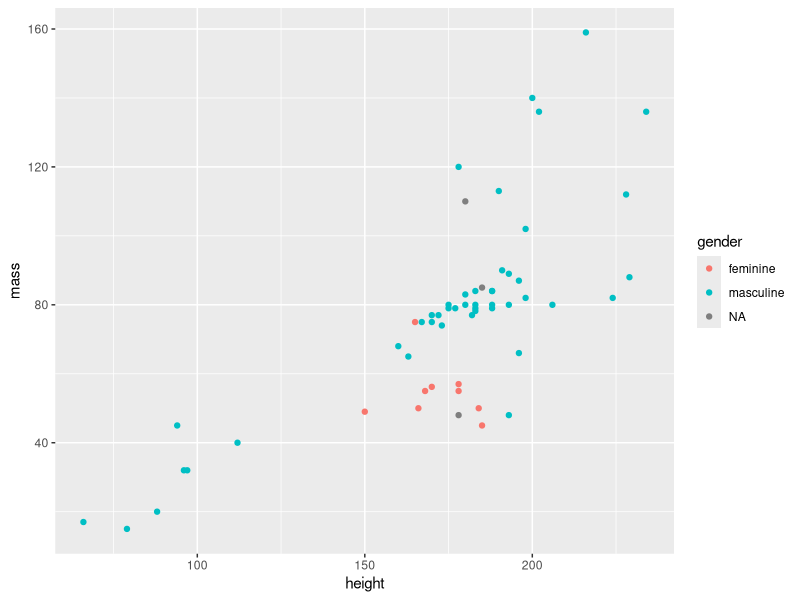

Source code (R):
## ---- chunk 1
1 + 1
## ---- chunk 2
#| echo: true
#| message: false
#| warning: false

library(tidyverse)

starwars |> 
  filter(mass < 500) |> 
  ggplot(aes(height, mass)) +
  geom_point(aes(color = gender))

